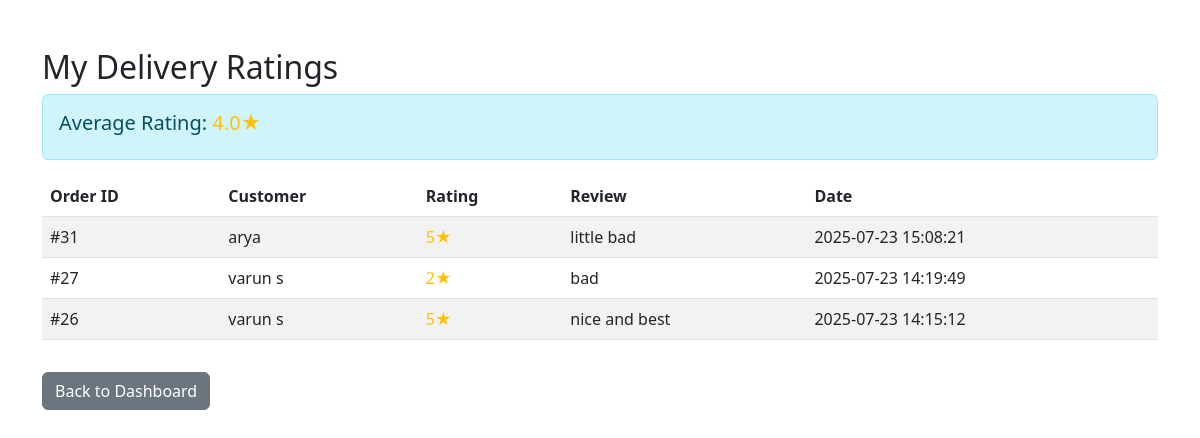
/delivery_ratings (signed in), run on the app's committed database.
### tables this page shows
CREATE TABLE delivery_ratings (
        id INTEGER PRIMARY KEY AUTOINCREMENT,
        order_id INTEGER NOT NULL,
        delivery_partner_id INTEGER NOT NULL,
        customer_username TEXT NOT NULL,
        rating INTEGER NOT NULL CHECK (rating >= 1 AND rating <= 5),
        review TEXT,
        timestamp DATETIME DEFAULT CURRENT_TIMESTAMP,
        FOREIGN KEY(order_id) REFERENCES orders(id),
        FOREIGN KEY(delivery_partner_id) REFERENCES delivery_partners(id),
        UNIQUE(order_id, delivery_partner_id)
    );

CREATE TABLE orders (
    id INTEGER PRIMARY KEY AUTOINCREMENT,
    username TEXT NOT NULL,
    items TEXT NOT NULL,
    total REAL NOT NULL,
    address_id INTEGER,
    payment_mode TEXT,
    order_status TEXT DEFAULT 'Order Placed',
    timestamp DATETIME DEFAULT CURRENT_TIMESTAMP
, restaurant_id INTEGER);

### routes/delivery_routes.py (the view)
@delivery_bp.route('/delivery_ratings')
def delivery_ratings():
    if 'delivery_partner_id' not in session:
        return redirect(url_for('delivery.delivery_login'))
    delivery_partner_id = session['delivery_partner_id']
    conn = sqlite3.connect('database.db')
    cursor = conn.cursor()
    try:
        cursor.execute('''SELECT dr.rating, dr.review, dr.timestamp, dr.customer_username, o.id as order_id
                          FROM delivery_ratings dr
                          JOIN orders o ON dr.order_id = o.id
                          WHERE dr.delivery_partner_id = ?
                          ORDER BY dr.timestamp DESC''', (delivery_partner_id,))
        ratings = cursor.fetchall()
        cursor.execute('SELECT AVG(rating) FROM delivery_ratings WHERE delivery_partner_id=?', (delivery_partner_id,))
        avg_rating = cursor.fetchone()[0]
    except Exception as e:
        logging.error(f"Delivery ratings error: {e}")
        flash('An error occurred while loading your ratings. Please try again later.', 'danger')
    finally:
        conn.close()
    ratings_list = []
    for rating, review, timestamp, customer, order_id in ratings:
        ratings_list.append({
            'rating': rating,
            'review': review,
            'timestamp': timestamp,
            'customer': customer,
            'order_id': order_id
        })
    return render_template('delivery_ratings.html', ratings=ratings_list, avg_rating=avg_rating)

### templates/delivery_ratings.html (shortened to what this page needs)
<!DOCTYPE html>
<html lang="en">
<head>
    <link rel="stylesheet" href="https://cdn.jsdelivr.net/npm/bootstrap@5.3.0/dist/css/bootstrap.min.css">
</head>
<body>
<div class="container mt-5">
    <div class="row">
        <div class="col-md-12">
            <h2>My Delivery Ratings</h2>
            {% if avg_rating %}
                <div class="alert alert-info">
                    <h5>Average Rating: <span class="text-warning">{{ "%.1f"|format(avg_rating) }}★</span></h5>
                </div>
            {% endif %}
            {% if ratings %}
                <div class="table-responsive">
                    <table class="table table-striped">
                        <thead>
                            <tr>
                                <th>Order ID</th>
                                <th>Customer</th>
                                <th>Rating</th>
                                <th>Review</th>
                                <th>Date</th>
                            </tr>
                        </thead>
                        <tbody>
                            {% for rating in ratings %}
                            <tr>
                                <td>#{{ rating.order_id }}</td>
                                <td>{{ rating.customer }}</td>
                                <td><span class="text-warning">{{ rating.rating }}★</span></td>
                                <td>
                                    {% if rating.review %}
                                        {{ rating.review }}
                                    {% else %}
                                        <span class="text-muted">No review</span>
                                    {% endif %}
                                </td>
                                <td>{{ rating.timestamp }}</td>
                            </tr>
                            {% endfor %}
                        </tbody>
                    </table>
                </div>
            {% else %}
                <div class="alert alert-warning">
                    <p>No ratings yet. Complete deliveries to receive customer ratings!</p>
                </div>
            {% endif %}
            <div class="mt-3">
                <a href="/delivery_dashboard" class="btn btn-secondary">Back to Dashboard</a>
            </div>
        </div>
    </div>
</div>
</body>
</html>

### data on the page
delivery_ratings: order_id "31", customer "arya", rating "5", review "little bad", timestamp "2025-07-23 15:08:21"
delivery_ratings: order_id "27", customer "varun s", rating "2", review "bad", timestamp "2025-07-23 14:19:49"
delivery_ratings: order_id "26", customer "varun s", rating "5", review "nice and best", timestamp "2025-07-23 14:15:12"

### other printed values
{{ "%.1f"|format(avg_rating) }} "4.0"
